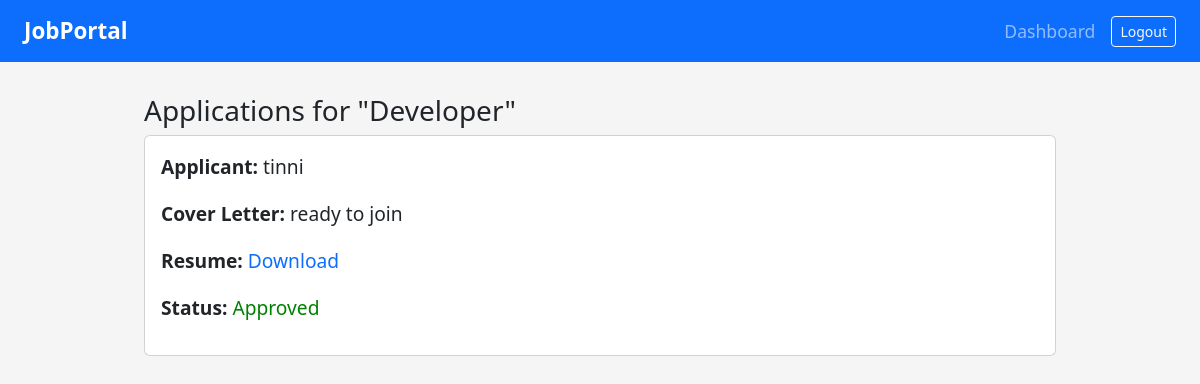
The app's page /jobs/applicants/9/ (signed in) with its own data.
### jobs/models.py (models this page shows, shortened)
class Job(models.Model):
    title = models.CharField(max_length=100)
    company_name = models.CharField(max_length=100)
    location = models.CharField(max_length=100)
    description = models.TextField()
    posted_by = models.ForeignKey(settings.AUTH_USER_MODEL, on_delete=models.CASCADE)
    created_at = models.DateTimeField(auto_now_add=True)

class Application(models.Model):
    STATUS_CHOICES = [
        ('pending', 'Pending'),
        ('approved', 'Approved'),
        ('rejected', 'Rejected'),
    ]
    job = models.ForeignKey(Job, on_delete=models.CASCADE)
    applicant = models.ForeignKey(settings.AUTH_USER_MODEL, on_delete=models.CASCADE)
    resume = models.FileField(upload_to='resumes/')
    cover_letter = models.TextField()
    applied_at = models.DateTimeField(auto_now_add=True)
    status = models.CharField(max_length=10, choices=STATUS_CHOICES, default='pending')

### users/models.py (models this page shows)
class CustomUser(AbstractUser):
    ROLE_CHOICES = (
        ('employer', 'Employer'),
        ('applicant', 'Applicant'),
    )
    role = models.CharField(max_length=10, choices=ROLE_CHOICES)

### jobs/views.py (the view, shortened to what this page needs)
# urls.py: path('applicants/<int:job_id>/', views.applicants_list, name='applicants_list'),
@login_required
def applicants_list(request, job_id):
    job = get_object_or_404(Job, id=job_id, posted_by=request.user)
    applications = Application.objects.filter(job=job)
    return render(request, 'jobs/applicants_list.html', {'job': job, 'applications': applications})

### templates/jobs/applicants_list.html (shortened to what this page needs)
{% extends 'base.html' %}
{% block content %}
<div class="container">
  <h3>Applications for "{{ job.title }}"</h3>
  {% for app in applications %}
    <div class="card my-2 p-3">
      <p><strong>Applicant:</strong> {{ app.applicant.username }}</p>
      <p><strong>Cover Letter:</strong> {{ app.cover_letter }}</p>
      <p><strong>Resume:</strong> <a href="{{ app.resume.url }}" download>Download</a></p>
      <p>
        <strong>Status:</strong>
        <span style="color: {% if app.status == 'approved' %}green{% elif app.status == 'rejected' %}red{% else %}gray{% endif %};">
          {{ app.get_status_display }}
        </span>
      </p>
    </div>
  {% empty %}
    <p>No applications submitted yet.</p>
  {% endfor %}
</div>
{% endblock %}

### static/css/style.css (style rules this page uses)
body { font-size: 1.1rem; background-color: #f5f5f5; font-family: 'Segoe UI', sans-serif; font-size: 1.2rem; line-height: 1.6; margin: 0; padding: 0; }
a { text-decoration: none; }

### records on screen
Job: title "Developer"
Application: applicant.username "tinni", cover_letter "ready to join", status "Approved"
